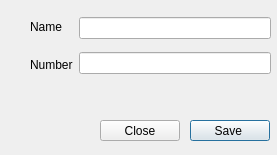
<?xml version="1.0" encoding="UTF-8"?>
<ui version="4.0">
 <class>AddDialogWindow</class>
 <widget class="QDialog" name="AddDialogWindow">
  <property name="geometry">
   <rect>
    <x>0</x>
    <y>0</y>
    <width>277</width>
    <height>155</height>
   </rect>
  </property>
  <property name="windowTitle">
   <string>Dialog</string>
  </property>
  <widget class="QPushButton" name="adw_saveButton">
   <property name="geometry">
    <rect>
     <x>190</x>
     <y>120</y>
     <width>80</width>
     <height>21</height>
    </rect>
   </property>
   <property name="text">
    <string>Save </string>
   </property>
  </widget>
  <widget class="QPushButton" name="adw_clsoeButton">
   <property name="geometry">
    <rect>
     <x>100</x>
     <y>120</y>
     <width>80</width>
     <height>21</height>
    </rect>
   </property>
   <property name="text">
    <string>Close</string>
   </property>
  </widget>
  <widget class="QWidget" name="">
   <property name="geometry">
    <rect>
     <x>30</x>
     <y>10</y>
     <width>241</width>
     <height>71</height>
    </rect>
   </property>
   <layout class="QHBoxLayout" name="horizontalLayout">
    <item>
     <layout class="QVBoxLayout" name="verticalLayout">
      <item>
       <widget class="QLabel" name="adw_nameLabel">
        <property name="text">
         <string>Name</string>
        </property>
       </widget>
      </item>
      <item>
       <widget class="QLabel" name="adw_numberLabel">
        <property name="text">
         <string>Number</string>
        </property>
       </widget>
      </item>
     </layout>
    </item>
    <item>
     <layout class="QVBoxLayout" name="verticalLayout_2">
      <item>
       <widget class="QLineEdit" name="adw_nameLine"/>
      </item>
      <item>
       <widget class="QLineEdit" name="adw_numberLine"/>
      </item>
     </layout>
    </item>
   </layout>
  </widget>
 </widget>
 <resources/>
 <connections/>
</ui>
